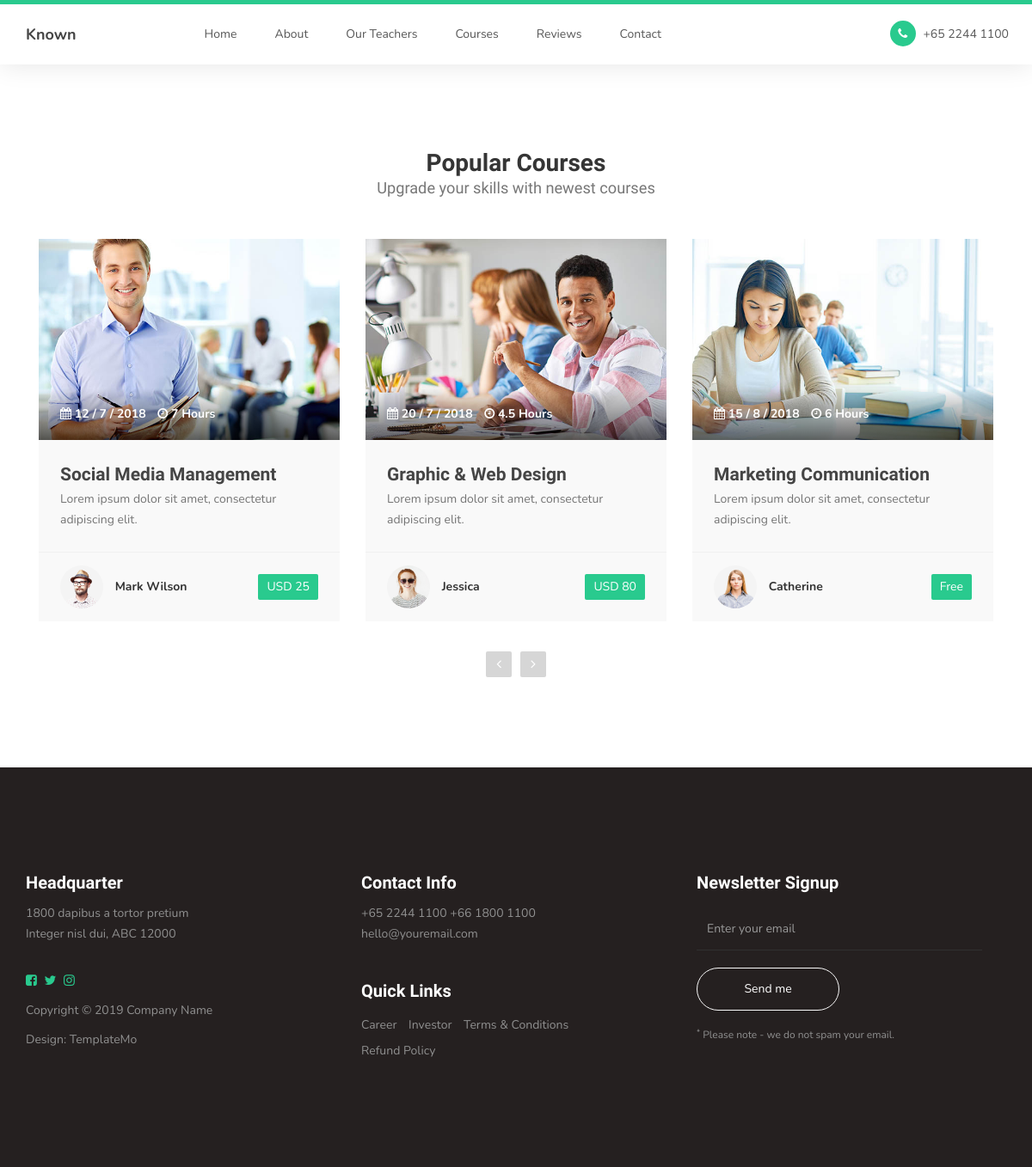
Page /courses/ on the committed database.
### app/models.py (models this page shows, shortened)
class HeaderText(models.Model):
    title = models.CharField(max_length=255)
    description = models.TextField(max_length=255)
    class Meta:
        verbose_name = "Header Text"
        verbose_name_plural = "Header Text"

class Courses(models.Model):
    title = models.CharField(max_length=255)
    description = models.TextField(max_length=250)
    name = models.CharField(max_length=55, null=True, blank=True)
    price = models.CharField(max_length=55)
    image1 = models.ImageField(upload_to="courses", null=True, blank=True)
    image2 = models.ImageField(upload_to="courses", null=True, blank=True)
    icon_data = models.CharField(max_length=50, null=True, blank=True, help_text="FontAwesome icon")
    icon_hours = models.CharField(max_length=50, null=True, blank=True, help_text="FontAwesome icon")
    data = models.CharField(max_length=100, null=True, blank=True)
    duration_in_hours = models.CharField(max_length=10, null=True, blank=True)
    class Meta:
        verbose_name = "courses"
        verbose_name_plural = "courses"

class Headquarter(models.Model):
    title = models.CharField(max_length=50)
    text1 = models.CharField(max_length=255, blank=True, null=True)
    text2 = models.CharField(max_length=255, blank=True, null=True)
    class Meta:
        verbose_name = "Headquarter"
        verbose_name_plural = "Headquarter"

class Socials(models.Model):
    title = models.CharField(max_length=50)
    url = models.URLField(max_length=255, blank=True)
    html_class = models.CharField(max_length=255)
    class Meta:
        verbose_name = "Social"
        verbose_name_plural = "Socials"

class FooterText(models.Model):
    text1 = models.CharField(max_length=255, blank=True, null=True)
    text2 = models.CharField(max_length=255, blank=True, null=True)
    text3 = models.CharField(max_length=255, blank=True, null=True)
    class Meta:
        verbose_name = "Footer Text"
        verbose_name_plural = "Footer Text"

class ContactInfo(models.Model):
    title = models.CharField(max_length=50)
    address = models.CharField(max_length=255)
    phone1 = models.CharField(max_length=255, blank=True, null=True)
    phone2 = models.CharField(max_length=255, blank=True, null=True)
    email = models.CharField(max_length=255)
    email_name = models.CharField(max_length=255,blank=True, null=True)
    class Meta:
        verbose_name = "Contact Info"
        verbose_name_plural = "Contact Info"

class QuickLinks(models.Model):
    title = models.CharField(max_length=50, blank=True, null=True)
    class Meta:
        verbose_name = "Quick Links"
        verbose_name_plural = "Quick Links"

### app/views.py (the view)
# urls.py: path('courses/', views.courses, name="courses"),
def courses(request):
    context = {
        "header_text": HeaderText.objects.all(),
        "footer_text": FooterText.objects.all().first(),
        "courses": Courses.objects.all(),
        "contactinfo": ContactInfo.objects.all().first(),
        "headquarter": Headquarter.objects.all().first(),
        "contact_us": ContactUs.objects.all().first(),
        "socials": Socials.objects.all(),
        "quick_links": QuickLinks.objects.all()
    }
    return render(request, "courses.html", context)

### app/templates/courses.html
{% extends "base.html" %}
{% load static %}
  {% block courses_template %}
    <section id="courses">
      <div class="container">
        <div class="row">
          <div class="col-md-12 col-sm-12">
              <div class="section-title">
                  <h2>{{header_text.6.title}} <small>{{header_text.6.description}}</small></h2>
              </div>
              <div class="owl-carousel owl-theme owl-courses">
                  {% for course in courses %}
                    <div class="col-md-4 col-sm-4">
                            <div class="item">
                                <div class="courses-thumb">
                                    <div class="courses-top">
                                        <div class="courses-image">
                                                <img src="{{course.image1.url}}" class="img-responsive" alt="">
                                        </div>
                                        <div class="courses-date">
                                            <span><i class="{{course.icon_data}}"></i> {{course.data}}</span>
                                            <span><i class="{{course.icon_hours}}"></i> {{course.duration_in_hours}} Hours</span>
                                        </div>
                                    </div>
                                    <div class="courses-detail">
                                        <h3><a href="#">{{course.title}}</a></h3>
                                        <p>{{course.description}}</p>
                                    </div>
                                    <div class="courses-info">
                                        <div class="courses-author">
                                                <img src="{{course.image2.url}}" class="img-responsive" alt="">
                                                <span>{{course.name}}</span>
                                        </div>
                                        <div class="courses-price">
                                                <a href="#"><span> {{course.price}}</span></a>
                                        </div>
                                    </div>
                                </div>
                            </div>
                    </div>
                  {% endfor %}
              </div>
          </div>
        </div>
      </div>
    </section>
  {% endblock %}

### app/templates/base.html (shortened to what this page needs)
{% load static %}
<!DOCTYPE html>
<html lang="en">
<head>
     <link rel="stylesheet" href="https://cdnjs.cloudflare.com/ajax/libs/font-awesome/4.7.0/css/font-awesome.min.css">
     <link rel="stylesheet" href="{% static "css/bootstrap.min.css" %}">
     <link rel="stylesheet" href="{% static "css/font-awesome.min.css" %}">
     <link rel="stylesheet" href="{%  static "css/owl.carousel.css" %}">
     <link rel="stylesheet" href="{% static "css/owl.theme.default.min.css" %}">
     <link rel="stylesheet" href="{% static "css/templatemo-style.css" %}">
</head>
<body id="top" data-spy="scroll" data-target=".navbar-collapse" data-offset="50">
     <section class="navbar custom-navbar navbar-fixed-top" role="navigation">
          <div class="container">
               <div class="navbar-header">
                    <a href="#" class="navbar-brand">Known</a>
               </div>
               <div class="collapse navbar-collapse">
                    <ul class="nav navbar-nav navbar-nav-first">
                         <li><a href="{% url "index" %}" class="smoothScroll">Home</a></li>
                         <li><a href="{% url 'about' %}" class="smoothScroll">About</a></li>
                         <li><a href="{% url 'our_teachers' %}" class="smoothScroll">Our Teachers</a></li>
                         <li><a href="{% url 'courses' %}" class="smoothScroll">Courses</a></li>
                         <li><a href="{% url 'reviews' %}" class="smoothScroll">Reviews</a></li>
                         <li><a href="{% url 'contact' %}" class="smoothScroll">Contact</a></li>
                    </ul>
                    <ul class="nav navbar-nav navbar-right">
                         <li><a href="#"><i class="fa fa-phone"></i> +65 2244 1100</a></li>
                    </ul>
               </div>
          </div>
     </section>
     {% block courses_template %}{% endblock %}
     <footer id="footer">
          <div class="container">
               <div class="row">
                    <div class="col-md-4 col-sm-6">
                         <div class="footer-info">
                              <div class="section-title">
                                   <h2>{{headquarter.title}}</h2>
                              </div>
                              <address>
                                   <p>{{headquarter.text1}}<br> {{headquarter.text2}}</p>
                              </address>
                              <ul class="social-icon">
                                {% for social in socials %}
                                  <li>
                                    <a href="{{social.url}}" target="_blank" title="{{social.title}}">
                                      <i class="{{social.html_class}}"></i>
                                    </a>
                                  </li>
                                {% endfor %}
                              </ul>
                              <div class="copyright-text">
                                   <p>{{footer_text.text1}}</p>
                                   <p>{{footer_text.text2}}</p>
                              </div>
                         </div>
                    </div>
                    <div class="col-md-4 col-sm-6">
                         <div class="footer-info">
                              <div class="section-title">
                                   <h2>{{contactinfo.title}}</h2>
                              </div>
                              <address>
                                   <p>{{contactinfo.phone1}} {{contactinfo.phone2}}</p>
                                   <p><a href="{{contactinfo.email}}">{{contactinfo.email_name}}</a></p>
                              </address>
                              <div class="footer_menu">
                                   <h2>Quick Links</h2>
                                   <ul>
                                    {% for name in quick_links %}
                                        <li><a href="#">{{name.title}}</a></li>
                                    {% endfor %}
                                   </ul>
                              </div>
                         </div>
                    </div>
                    <div class="col-md-4 col-sm-12">
                         <div class="footer-info newsletter-form">
                              <div class="section-title">
                                   <h2>Newsletter Signup</h2>
                              </div>
                              <div>
                                   <div class="form-group">
                                        <form action="#" method="get">
                                             <input type="email" class="form-control" placeholder="Enter your email" name="email" id="email" required="">
                                             <input type="submit" class="form-control" name="submit" id="form-submit" value="Send me">
                                        </form>
                                        <span><sup>*</sup> {{footer_text.text3}}</span>
                                   </div>
                              </div>
                         </div>
                    </div>
               </div>
          </div>
     </footer>
</body>
</html>

### app/static/css/templatemo-style.css (style rules this page uses)
body { background: #ffffff; font-family: 'Nunito', sans-serif; overflow-x: hidden; padding-top: 70px; }
h1,h2,h3,h4,h5,h6 { font-family: 'Muli', sans-serif; font-weight: bold; line-height: inherit; }
h2 { color: #353535; font-size: 2em; padding-bottom: 10px; }
h3 { font-size: 1.5em; margin-bottom: 0; }
h3, h3 a { color: #454545; }
p { color: #757575; font-size: 14px; font-weight: normal; line-height: 24px; }
html { -webkit-font-smoothing: antialiased; }
a { color: #252525; -webkit-transition: 0.5s; transition: 0.5s; text-decoration: none !important; }
a, input, button, .form-control { -webkit-transition: 0.5s; transition: 0.5s; }
.section-title { padding-bottom: 40px; }
.section-title h2 { margin: 0; }
.section-title small { display: block; }
section { position: relative; padding: 100px 0; }
.custom-navbar { background: #ffffff; border-top: 5px solid #29ca8e; border-bottom: 0; -webkit-box-shadow: 0 1px 30px rgba(0, 0, 0, 0.1); -moz-box-shadow: 0 1px 30px rgba(0, 0, 0, 0.1); box-shadow: 0 1px 30px rgba(0, 0, 0, 0.1); padding: 12px 0; margin-bottom: 0; padding: 0; }
.custom-navbar .navbar-brand { color: #454545; font-size: 18px; font-weight: bold; line-height: 40px; }
.custom-navbar .navbar-nav.navbar-nav-first { margin-left: 8em; }
.custom-navbar .navbar-nav.navbar-right li a { padding-right: 12px; padding-left: 12px; }
.custom-navbar .navbar-nav.navbar-right li a .fa { background: #29ca8e; border-radius: 100%; color: #ffffff; width: 30px; height: 30px; line-height: 30px; text-align: center; display: inline-block; margin-right: 5px; }
.custom-navbar .nav li a { line-height: 40px; color: #575757; padding-right: 22px; padding-left: 22px; }
#courses .section-title { text-align: center; }
.courses-thumb { background: #f9f9f9; position: relative; }
.courses-top { position: relative; }
.courses-image { background: linear-gradient(to right, #202020, #101010); }
.courses-date { background: linear-gradient(rgba(255, 0, 0, 0), rgba(0, 0, 0, 0.6)); width: 100%; position: absolute; bottom: 0; padding: 20px 25px; }
.courses-date span, .courses-author span { font-size: 14px; font-weight: bold; }
.courses-date span { color: #ffffff; display: inline-block; margin-right: 10px; }
.courses-detail { padding: 25px 25px 15px 25px; }
.courses-detail h3 { margin: 0 0 2px 0; }
.courses-info { border-top: 1px solid #f0f0f0; position: relative; clear: both; padding: 15px 25px; }
.courses-author, .courses-author span { display: inline-block; vertical-align: middle; }
.courses-author img { display: inline-block !important; border-radius: 50px; width: 50px !important; height: 50px; margin-right: 10px; }
.courses-price { float: right; margin-top: 10px; }
.courses-price span { background: #29ca8e; border-radius: 2px; color: #ffffff; display: block; padding: 5px 10px; }
#courses .col-md-4, #testimonial .col-md-4 { display: block; width: 100%; }
footer { background: #252020; padding: 120px 0; }
footer .section-title { padding-bottom: 10px; }
footer h2 { font-size: 20px; }
footer a, footer p { color: #909090; }
footer address p { margin-bottom: 0; }
footer .social-icon { margin-top: 25px; }
.footer-info { margin-right: 2em; }
.footer-info h2 { color: #ffffff; padding: 0; }
.footer_menu h2 { margin-top: 2em; }
.footer_menu ul { margin: 0; padding: 0; }
.footer_menu li { display: inline-block; list-style: none; margin: 5px 10px 5px 0; }
.newsletter-form .form-control { background: transparent; border-radius: 0; box-shadow: none; border: 0; border-bottom: 1px solid #303030; height: 50px; margin: 5px 0; }
.newsletter-form input[type="submit"] { background: transparent; border: 1px solid #f9f9f9; border-radius: 50px; color: #ffffff; display: block; margin-top: 20px; outline: none; width: 50%; }
.newsletter-form .form-group span { color: #909090; display: block; font-size: 12px; margin-top: 20px; }
.social-icon { position: relative; padding: 0; margin: 0; }
.social-icon li { display: inline-block; list-style: none; margin-bottom: 5px; }
.social-icon li a { border-radius: 100px; color: #29ca8e; font-size: 15px; width: 35px; height: 35px; line-height: 35px; text-decoration: none; text-align: center; transition: all 0.4s ease-in-out; position: relative; margin: 5px 5px 5px 0; }

### rows in the picture
HeaderText: title "Popular Courses", description "Upgrade your skills with newest courses"
Courses: image1 (picture), data "12 / 7 / 2018", duration_in_hours "7", title "Social Media Management", description "Lorem ipsum dolor sit amet, consectetur adipiscing elit.", image2 (picture), name "Mark Wilson", price "USD 25"
Courses: image1 (picture), data "20 / 7 / 2018", duration_in_hours "4.5", title "Graphic & Web Design", description "Lorem ipsum dolor sit amet, consectetur adipiscing elit.", image2 (picture), name "Jessica", price "USD 80"
Courses: image1 (picture), data "15 / 8 / 2018", duration_in_hours "6", title "Marketing Communication", description "Lorem ipsum dolor sit amet, consectetur adipiscing elit.", image2 (picture), name "Catherine", price "Free"
Headquarter: title "Headquarter", text1 "1800 dapibus a tortor pretium", text2 "Integer nisl dui, ABC 12000"
FooterText: text1 "Copyright © 2019 Company Name", text2 "Design: TemplateMo", text3 "Please note - we do not spam your email."
ContactInfo: title "Contact Info", phone1 "+65 2244 1100", phone2 "+66 1800 1100", email_name "hello@youremail.com"
QuickLinks: title "Career"
QuickLinks: title "Investor"
QuickLinks: title "Terms & Conditions"
QuickLinks: title "Refund Policy"
